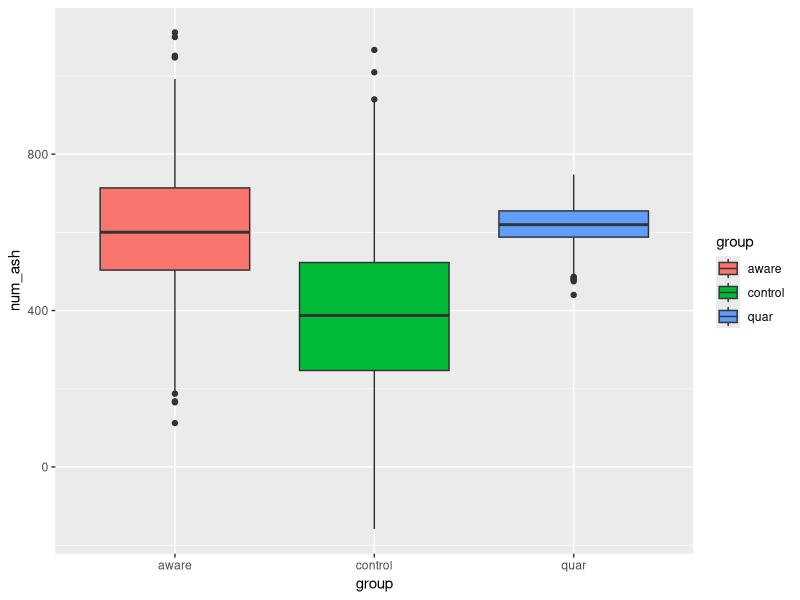

Generate this figure with R:
## ---- chunk 1
knitr::opts_chunk$set(echo = TRUE)
library(tidyverse)
## ---- chunk 2
n = 1000
mean_control = 400
mean_quar = 620
mean_aware = 600
std_control = 200
std_quar = 50
std_aware = 150
## ---- chunk 3
dat_control = rnorm(n, mean_control, std_control)
dat_quar = rnorm(n , mean_quar, std_quar)
dat_aware = rnorm(n, mean_aware, std_aware)
dat = data.frame(id=1:n, control=dat_control,
                 quar=dat_quar,
                 aware=dat_aware)
head(dat)
dat_long = gather(dat, group, num_ash, -id)
## ---- chunk 4
ggplot(dat_long, aes(x=group, y=num_ash, fill=group)) + geom_boxplot()
## ---- chunk 5
anova_model = aov(num_ash ~ group, data=dat_long)
summary(anova_model)
## ---- chunk 6
dat_control = rnorm(n, mean_control, std_control)
dat_quar = rnorm(n , mean_quar, std_quar)
dat_aware = rnorm(n, mean_aware, std_aware)
dat = data.frame(id=1:n, control=dat_control,
                 quar=dat_quar,
                 aware=dat_aware)
dat_long = gather(dat, group, num_ash, -id)
anova_model = aov(num_ash ~ group, data=dat_long)
summary(anova_model)
## ---- chunk 7
mean_quar = 405
mean_aware = 402
dat_control = rnorm(n, mean_control, std_control)
dat_quar = rnorm(n , mean_quar, std_quar)
dat_aware = rnorm(n, mean_aware, std_aware)
dat = data.frame(id=1:n, control=dat_control,
                 quar=dat_quar,
                 aware=dat_aware)
dat_long = gather(dat, group, num_ash, -id)
anova_model = aov(num_ash ~ group, data=dat_long)
summary(anova_model)
## ---- chunk 8
mean_quar = 620
mean_aware = 600
## ---- chunk 9
n= 5
dat_control = rnorm(n, mean_control, std_control)
dat_quar = rnorm(n , mean_quar, std_quar)
dat_aware = rnorm(n, mean_aware, std_aware)
dat = data.frame(id=1:n, control=dat_control,
                 quar=dat_quar,
                 aware=dat_aware)
dat_long = gather(dat, group, num_ash, -id)
anova_model = aov(num_ash ~ group, data=dat_long)
summary(anova_model)
